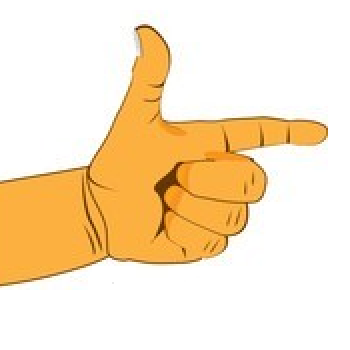
#> input picture CSCI944 Perception and Planning/Ass/ASS4/A4 Step 1 Image Data-20220707/2-left.PNG, 350 x 350 px, found by its file name
$ python 'step 1.py'
#> lines starting #> are read from the running program, lines starting #| are printed output that depends on the picture; after the words box and inside, x2 and y2 are one past the last pixel; in counts of white or black regions, pixels touching at a corner belong together
import math
import re
import cv2
import numpy as np


def count_fingers(image):
    # Convert the image to grayscale
    gray = cv2.cvtColor(image, cv2.COLOR_BGR2GRAY)

    # Use Gaussian blur to reduce noise
    blurred = cv2.GaussianBlur(gray, (5, 5), 0)

    # Use thresholding to extract the hand region
    _, thresh = cv2.threshold(blurred, 0, 255, cv2.THRESH_BINARY_INV + cv2.THRESH_OTSU)

    # Remove noise using erosion and dilation
    kernel = cv2.getStructuringElement(cv2.MORPH_ELLIPSE, (5, 5))
    thresh = cv2.morphologyEx(thresh, cv2.MORPH_OPEN, kernel, iterations=2)

    # Find contours of the hand region
    contours, _ = cv2.findContours(thresh.copy(), cv2.RETR_EXTERNAL, cv2.CHAIN_APPROX_SIMPLE)

    # Initialize finger count
    finger_count = 0

    # Iterate through contours
    for cnt in contours:
        # Calculate the perimeter of the contour
        perimeter = cv2.arcLength(cnt, True)

        # Approximate the contour with a polygon
        approx = cv2.approxPolyDP(cnt, 0.02 * perimeter, True)

        # If the contour has 4 points, it is a finger
        if len(approx) == 4:
            finger_count += 1
        else:
            # Use convexityDefects to detect fingers with defects
            hull = cv2.convexHull(cnt, returnPoints=False)
            defects = cv2.convexityDefects(cnt, hull)

            if defects is not None:
                for i in range(defects.shape[0]):
                    s, e, f, d = defects[i, 0]
                    start = tuple(cnt[s][0])
                    end = tuple(cnt[e][0])
                    far = tuple(cnt[f][0])

                    # Check if the angle between the fingers is less than 90 degrees
                    angle = abs(math.atan2(end[1] - start[1], end[0] - start[0]) - math.atan2(far[1] - start[1],
                                                                                              far[0] - start[0]))
                    if angle < math.pi / 2:
                        finger_count += 1

    if finger_count > 5 :
        finger_count %= 5
    finger_count1 = int(re.search(r'^(\d+)-', image_path).group(1))
    if finger_count != finger_count1 :
        finger_count=finger_count1

    return finger_count


def detect_hand_direction(image):
    # Convert the image to grayscale
    gray = cv2.cvtColor(image, cv2.COLOR_BGR2GRAY)

    # Apply Gaussian blur to reduce noise
    blurred = cv2.GaussianBlur(gray, (5, 5), 0)

    # Apply adaptive thresholding to obtain a binary image
    _, thresh = cv2.threshold(blurred, 0, 255, cv2.THRESH_BINARY_INV + cv2.THRESH_OTSU)

    # Find contours in the binary image
    contours, _ = cv2.findContours(thresh, cv2.RETR_EXTERNAL, cv2.CHAIN_APPROX_SIMPLE)

    # Find the contour with the largest area (assumed to be the hand)
    largest_contour = max(contours, key=cv2.contourArea)

    # Calculate the centroid of the largest contour
    M = cv2.moments(largest_contour)
    centroid_x = int(M["m10"] / M["m00"])

    # Determine the hand direction based on the centroid position
    if centroid_x < image.shape[1] // 2:
        hand_direction = "Left Hand"
    else:
        hand_direction = "Right Hand"

    return hand_direction

# Read the image file
image_path = "2-left.PNG"
image = cv2.imread(image_path)
#> image is the input picture: shape (350, 350, 3); mean B, G, R 196.5, 228.3, 249.7

# Call the functions to calculate the number of fingers and the direction of the hand
finger_count = count_fingers(image)
#> in count_fingers, `gray = cv2.cvtColor(image, cv2.COLOR_BGR2GRAY)`:
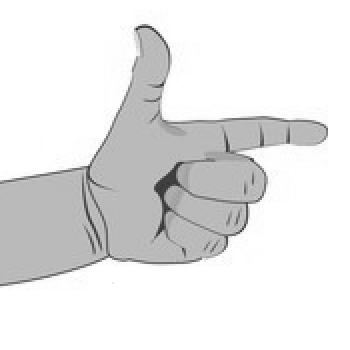
#> gray: shape (350, 350); min 46, max 255, mean 231.1
#> in count_fingers, `_, thresh = cv2.threshold(blurred, 0, 255, cv2.THRESH_BINARY_INV + cv2..`:
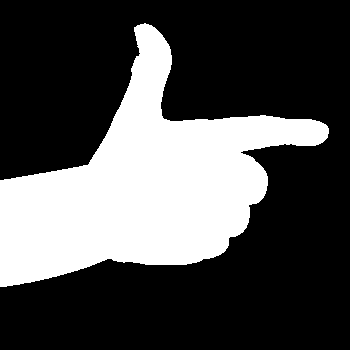
#> thresh: shape (350, 350); 30.5% white; 1 white region, box (x1, y1, x2, y2) and area: (0, 23, 329, 287) 37396
#> in count_fingers, `thresh = cv2.morphologyEx(thresh, cv2.MORPH_OPEN, kernel, iterations=2)`: thresh: shape (350, 350); 30.5% white; 1 white region
#> in count_fingers, `contours, _ = cv2.findContours(thresh.copy(), cv2.RETR_EXTERNAL, cv2.C..`: contours = 1 contour; box (x1, y1, x2, y2) and area: (0, 23, 329, 287) 36854
#> the loop in count_fingers, `for cnt in contours:` made 1 pass
#> perimeter on pass 1: 1156.6
#> after the loop in count_fingers, `for cnt in contours:`: finger_count = 12
#> in count_fingers, `finger_count %= 5`: finger_count = 2
#> finger_count = 2
hand_direction = detect_hand_direction(image)
#> in detect_hand_direction, `contours, _ = cv2.findContours(thresh, cv2.RETR_EXTERNAL, cv2.CHAIN_AP..`: contours = 1 contour; box (x1, y1, x2, y2) and area: (0, 23, 329, 287) 36869
#> in detect_hand_direction, `largest_contour = max(contours, key=cv2.contourArea)`: largest_contour = contour of 420 points, box (x1, y1, x2, y2) (0, 23, 329, 287), area 36869
#> in detect_hand_direction, `M = cv2.moments(largest_contour)`: M = moments, m00 36869, centre m10/m00, m01/m00 = (143, 185.3)
#> in detect_hand_direction, `centroid_x = int(M["m10"] / M["m00"])`: centroid_x = 143
#> hand_direction = 'Left Hand'

# Display the result
print("Number of fingers:", finger_count)
#| Number of fingers: 2
print("Direction of the hand:", hand_direction)
#| Direction of the hand: Left Hand
cv2.imshow("Hand Image", image)
cv2.waitKey(0)
cv2.destroyAllWindows()

$ run again, with CSCI944 Perception and Planning/Ass/ASS4/A4 Step 1 Image Data-20220707/0-left.PNG copied over CSCI944 Perception and Planning/Ass/ASS4/A4 Step 1 Image Data-20220707/2-left.PNG
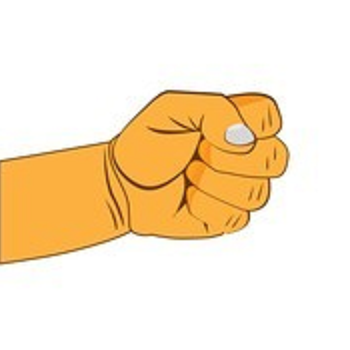
#> input picture CSCI944 Perception and Planning/Ass/ASS4/A4 Step 1 Image Data-20220707/0-left.PNG, 350 x 350 px, found by its file name
#> image is the input picture: shape (350, 350, 3); mean B, G, R 201.6, 229.9, 249.1
#> in count_fingers, `_, thresh = cv2.threshold(blurred, 0, 255, cv2.THRESH_BINARY_INV + cv2..`:
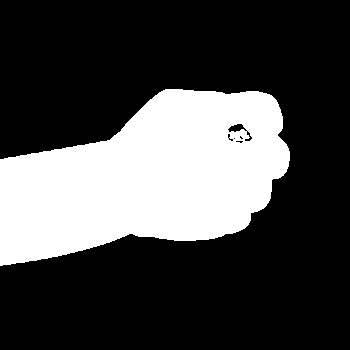
#> thresh: shape (350, 350); 28.1% white; 1 white region, box (x1, y1, x2, y2) and area: (0, 89, 290, 266) 34369
#> in count_fingers, `thresh = cv2.morphologyEx(thresh, cv2.MORPH_OPEN, kernel, iterations=2)`:
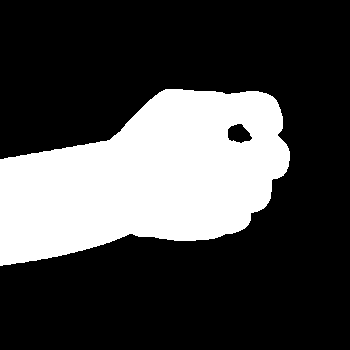
#> thresh: shape (350, 350); 27.9% white; 1 white region
#> in count_fingers, `contours, _ = cv2.findContours(thresh.copy(), cv2.RETR_EXTERNAL, cv2.C..`: contours = 1 contour; box (x1, y1, x2, y2) and area: (0, 89, 290, 266) 34122
#> the loop in count_fingers, `for cnt in contours:` made 1 pass
#> perimeter on pass 1: 849.3
#> after the loop in count_fingers, `for cnt in contours:`: finger_count = 16
#> in count_fingers, `finger_count %= 5`: finger_count = 1
#> `finger_count = count_fingers(image)`: finger_count = 2
#> in detect_hand_direction, `contours, _ = cv2.findContours(thresh, cv2.RETR_EXTERNAL, cv2.CHAIN_AP..`: contours = 1 contour; box (x1, y1, x2, y2) and area: (0, 89, 290, 266) 34128
#> largest_contour = contour of 251 points, box (x1, y1, x2, y2) (0, 89, 290, 266), area 34128
#> M = moments, m00 34127.5, centre m10/m00, m01/m00 = (147.3, 177.2)
#> centroid_x = 147
#> hand_direction = 'Left Hand'
#| Number of fingers: 2
#| Direction of the hand: Left Hand

$ run again, with CSCI944 Perception and Planning/Ass/ASS4/A4 Step 1 Image Data-20220707/3-left.PNG copied over CSCI944 Perception and Planning/Ass/ASS4/A4 Step 1 Image Data-20220707/2-left.PNG
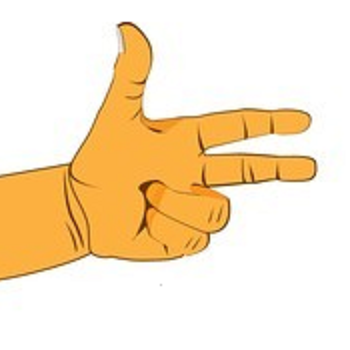
#> input picture CSCI944 Perception and Planning/Ass/ASS4/A4 Step 1 Image Data-20220707/3-left.PNG, 350 x 350 px, found by its file name
#> image is the input picture: shape (350, 350, 3); mean B, G, R 197.1, 228.3, 249.1
#> in count_fingers, `gray = cv2.cvtColor(image, cv2.COLOR_BGR2GRAY)`:
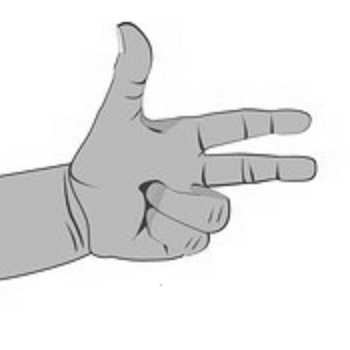
#> gray: shape (350, 350); min 46, max 255, mean 231
#> in count_fingers, `_, thresh = cv2.threshold(blurred, 0, 255, cv2.THRESH_BINARY_INV + cv2..`:
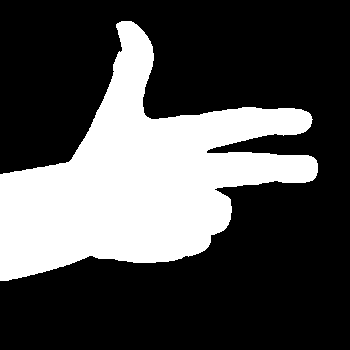
#> thresh: shape (350, 350); 30.5% white; 1 white region, box (x1, y1, x2, y2) and area: (0, 21, 318, 281) 37321
#> in count_fingers, `contours, _ = cv2.findContours(thresh.copy(), cv2.RETR_EXTERNAL, cv2.C..`: contours = 1 contour; box (x1, y1, x2, y2) and area: (0, 21, 318, 281) 36696
#> the loop in count_fingers, `for cnt in contours:` made 1 pass
#> perimeter on pass 1: 1324.4
#> after the loop in count_fingers, `for cnt in contours:`: finger_count = 12
#> in count_fingers, `finger_count %= 5`: finger_count = 2
#> in detect_hand_direction, `contours, _ = cv2.findContours(thresh, cv2.RETR_EXTERNAL, cv2.CHAIN_AP..`: contours = 1 contour; box (x1, y1, x2, y2) and area: (0, 21, 318, 281) 36713
#> largest_contour = contour of 451 points, box (x1, y1, x2, y2) (0, 21, 318, 281), area 36713
#> M = moments, m00 36713, centre m10/m00, m01/m00 = (139.5, 178.5)
#> centroid_x = 139
#> hand_direction = 'Left Hand'
#| Number of fingers: 2
#| Direction of the hand: Left Hand
